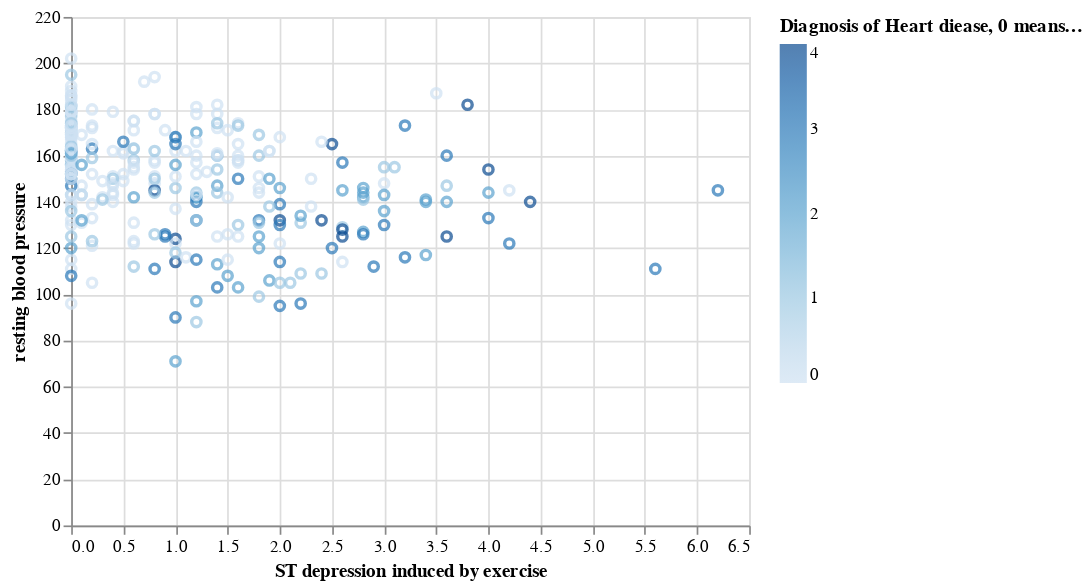

The cell this chart's notebook holds for it:
### Code cell
oldpeak_thalach_plot = alt.Chart(cleveland).mark_point().encode(
    x = alt.X("oldpeak", title = "ST depression induced by exercise"),
    y = alt.Y('thalach', title = "resting blood pressure"),
    color = alt.Color("num", title = "Diagnosis of Heart diease, 0 means No heart disease")
)
oldpeak_thalach_plot

### Figure 1 — Vega-Lite specification as saved in the notebook (floating-point values rounded to 4 significant figures; data arrays with more than 128 entries replaced by an {"elided": "..."} marker saying what was removed)
{"config": {"view": {"continuousWidth": 400, "continuousHeight": 300}}, "data": {"name": "data-9e6ddf12bc48ba267478d547b68f0b96"}, "mark": "point", "encoding": {"color": {"field": "num", "title": "Diagnosis of Heart diease, 0 means No heart disease", "type": "quantitative"}, "x": {"field": "oldpeak", "title": "ST depression induced by exercise", "type": "quantitative"}, "y": {"field": "thalach", "title": "resting blood pressure", "type": "quantitative"}}, "$schema": "https://vega.github.io/schema/vega-lite/v4.17.0.json", "datasets": {"data-9e6ddf12bc48ba267478d547b68f0b96": {"elided": "303 records"}}}
